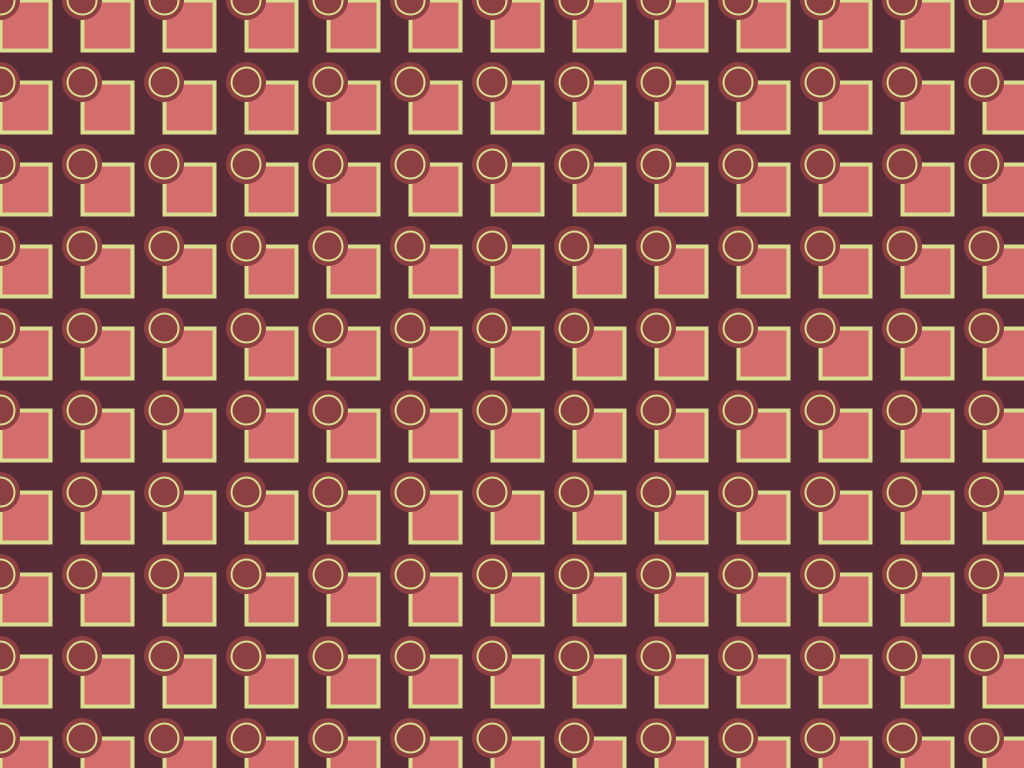
Frame 1 (no input)
Frame 2 (the mouse pressed at the canvas centre, redrawn once): identical to frame 1, image omitted

The Processing sketch that drew this single still picture (run headless with seeded random() and noise(); the mouse was pressed at the canvas centre and the sketch redrawn once):

// Processing sketch: processing_147823
// ── processing_147823.pde

// Konkuk University
// Department of Dynamic Media
// SOS iDesign
// Name: JEONG Eunyeah
// ID: 201420106

void setup(){
size (1024, 768);
smooth();
noLoop();
}

void draw(){
  background(#572c37);
    for (int x = 0; x < width; x += 82) {
    for (int y = 0; y < height; y+= 82) {
      stroke (#dade91);
      strokeWeight(4);
      fill(#d46e6c);
      rect(x, y, 50, 50);
      
      noStroke();
      fill(#8c4041);
      ellipse(x,y,40,40);
      
      stroke(#dade91);
      strokeWeight(2);
      noFill();
      ellipse(x,y,29,29);
}
 }
  }
void keyPressed() {
  background(0);
  redraw();
} 
